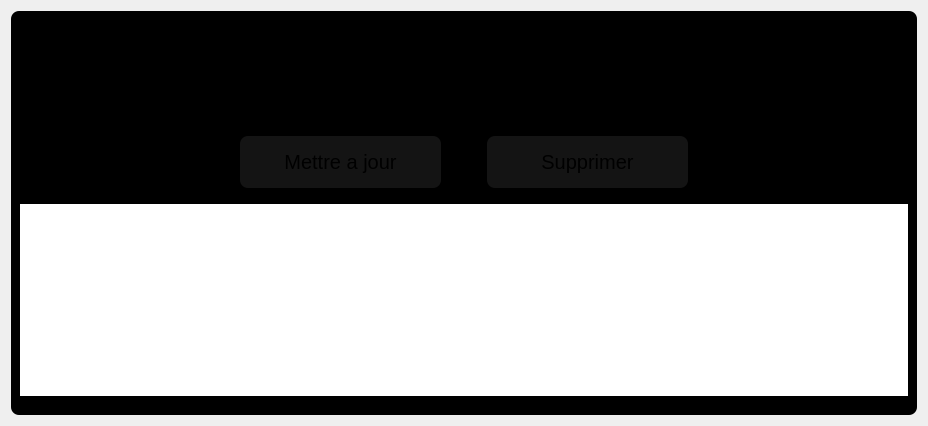
      <widget class="QWidget" name="users">
       <property name="styleSheet">
        <string notr="true"/>
       </property>
       <layout class="QVBoxLayout" name="verticalLayout_4">
        <item>
         <layout class="QGridLayout" name="gridLayout_7">
          <item row="0" column="0">
           <widget class="QWidget" name="verticalWidget" native="true">
            <property name="styleSheet">
             <string notr="true">background: black;
border-radius: 8px;</string>
            </property>
            <layout class="QVBoxLayout" name="verticalLayout_9">
             <item>
              <spacer name="verticalSpacer_29">
               <property name="orientation">
                <enum>Qt::Vertical</enum>
               </property>
               <property name="sizeType">
                <enum>QSizePolicy::Fixed</enum>
               </property>
               <property name="sizeHint" stdset="0">
                <size>
                 <width>20</width>
                 <height>24</height>
                </size>
               </property>
              </spacer>
             </item>
             <item>
              <layout class="QHBoxLayout" name="horizontalLayout_10">
               <item>
                <widget class="QLabel" name="label_7">
                 <property name="styleSheet">
                  <string notr="true">font-size: 40px;
color:&quot;#FCA311&quot;;
padding: 0px 6px;
margin-left: 18px;
</string>
                 </property>
                 <property name="text">
                  <string>HSO Entertainement</string>
                 </property>
                </widget>
               </item>
               <item>
                <spacer name="horizontalSpacer_11">
                 <property name="orientation">
                  <enum>Qt::Horizontal</enum>
                 </property>
                 <property name="sizeHint" stdset="0">
                  <size>
                   <width>40</width>
                   <height>20</height>
                  </size>
                 </property>
                </spacer>
               </item>
               <item>
                <widget class="QPushButton" name="pushButton_6">
                 <property name="styleSheet">
                  <string notr="true">padding: 6px 12px;
background: none;
color: &quot;white&quot;;
border: none;
font-size: 24px;</string>
                 </property>
                 <property name="text">
                  <string>Accueil</string>
                 </property>
                </widget>
               </item>
               <item>
                <widget class="QPushButton" name="pushButton_9">
                 <property name="styleSheet">
                  <string notr="true">padding: 6px 12px;
background: none;
color: &quot;white&quot;;
border: none;
font-size: 24px;</string>
                 </property>
                 <property name="text">
                  <string>Clients</string>
                 </property>
                </widget>
               </item>
               <item>
                <widget class="QPushButton" name="pushButton_8">
                 <property name="styleSheet">
                  <string notr="true">padding: 6px 12px;
background: none;
color: &quot;white&quot;;
border: none;
font-size: 24px;
margin-right: 18px;</string>
                 </property>
                 <property name="text">
                  <string>Se déconnecter</string>
                 </property>
                </widget>
               </item>
              </layout>
             </item>
             <item>
              <spacer name="verticalSpacer_21">
               <property name="orientation">
                <enum>Qt::Vertical</enum>
               </property>
               <property name="sizeType">
                <enum>QSizePolicy::Fixed</enum>
               </property>
               <property name="sizeHint" stdset="0">
                <size>
                 <width>10</width>
                 <height>40</height>
                </size>
               </property>
              </spacer>
             </item>
             <item>
              <layout class="QHBoxLayout" name="horizontalLayout_12">
               <item>
                <spacer name="horizontalSpacer_12">
                 <property name="orientation">
                  <enum>Qt::Horizontal</enum>
                 </property>
                 <property name="sizeType">
                  <enum>QSizePolicy::Fixed</enum>
                 </property>
                 <property name="sizeHint" stdset="0">
                  <size>
                   <width>200</width>
                   <height>20</height>
                  </size>
                 </property>
                </spacer>
               </item>
               <item>
                <widget class="QPushButton" name="pushButton_11">
                 <property name="styleSheet">
                  <string notr="true">color: 'white';
font-size: 20px;
padding: 14px 0;
border-radius: 8px;
border: none;
background: none;
background-color: rgb(20, 20, 20);
margin: 0 20px;</string>
                 </property>
                 <property name="text">
                  <string>Mettre a jour</string>
                 </property>
                </widget>
               </item>
               <item>
                <widget class="QPushButton" name="pushButton_10">
                 <property name="styleSheet">
                  <string notr="true">color: 'white';
font-size: 20px;
padding: 14px 0;
border-radius: 8px;
border: none;
background: none;
background-color: rgb(20, 20, 20);
margin: 0 20px;</string>
                 </property>
                 <property name="text">
                  <string>Supprimer</string>
                 </property>
                </widget>
               </item>
               <item>
                <spacer name="horizontalSpacer_13">
                 <property name="orientation">
                  <enum>Qt::Horizontal</enum>
                 </property>
                 <property name="sizeType">
                  <enum>QSizePolicy::Fixed</enum>
                 </property>
                 <property name="sizeHint" stdset="0">
                  <size>
                   <width>200</width>
                   <height>20</height>
                  </size>
                 </property>
                </spacer>
               </item>
              </layout>
             </item>
             <item>
              <spacer name="verticalSpacer_30">
               <property name="orientation">
                <enum>Qt::Vertical</enum>
               </property>
               <property name="sizeType">
                <enum>QSizePolicy::Fixed</enum>
               </property>
               <property name="sizeHint" stdset="0">
                <size>
                 <width>20</width>
                 <height>10</height>
                </size>
               </property>
              </spacer>
             </item>
             <item>
              <widget class="QTableView" name="tableView">
               <property name="styleSheet">
                <string notr="true">background: none;</string>
               </property>
              </widget>
             </item>
             <item>
              <spacer name="verticalSpacer_28">
               <property name="orientation">
                <enum>Qt::Vertical</enum>
               </property>
               <property name="sizeType">
                <enum>QSizePolicy::Fixed</enum>
               </property>
               <property name="sizeHint" stdset="0">
                <size>
                 <width>20</width>
                 <height>10</height>
                </size>
               </property>
              </spacer>
             </item>
            </layout>
           </widget>
          </item>
         </layout>
        </item>
       </layout>
      </widget>
